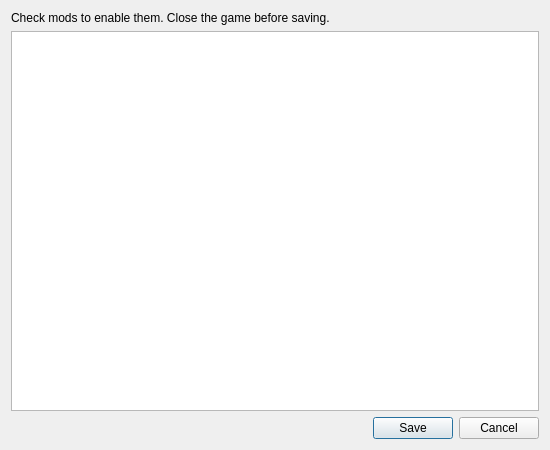
<?xml version='1.0' encoding='UTF-8'?>
<ui version="4.0">
 <class>GameActivationDialog</class>
 <widget class="QDialog" name="GameActivationDialog">
  <property name="windowTitle">
   <string>Game activation</string>
  </property>
  <property name="geometry">
   <rect>
    <x>0</x>
    <y>0</y>
    <width>550</width>
    <height>450</height>
   </rect>
  </property>
  <layout class="QVBoxLayout" name="layout" stretch="0,1,0">
   <item>
    <widget class="QLabel" name="note">
     <property name="text">
      <string>Check mods to enable them. Close the game before saving.</string>
     </property>
     <property name="wordWrap">
      <bool>true</bool>
     </property>
     <property name="textFormat">
      <enum>Qt::PlainText</enum>
     </property>
    </widget>
   </item>
   <item>
    <widget class="QListWidget" name="list">
     </widget>
   </item>
   <item>
    <widget class="QDialogButtonBox" name="buttons">
     <property name="standardButtons">
      <set>QDialogButtonBox::Save|QDialogButtonBox::Cancel</set>
     </property>
    </widget>
   </item>
  </layout>
 </widget>
 <resources />
 <connections />
</ui>
